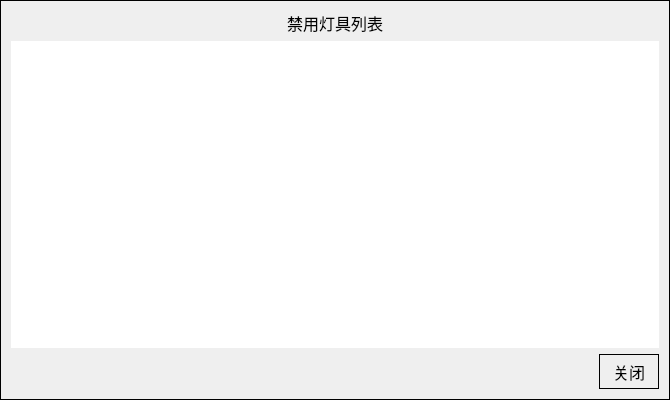
<?xml version="1.0" encoding="UTF-8"?>
<ui version="4.0">
 <class>dlgdeviceForbidFault</class>
 <widget class="QDialog" name="dlgdeviceForbidFault">
  <property name="geometry">
   <rect>
    <x>0</x>
    <y>0</y>
    <width>670</width>
    <height>400</height>
   </rect>
  </property>
  <property name="sizePolicy">
   <sizepolicy hsizetype="Fixed" vsizetype="Fixed">
    <horstretch>0</horstretch>
    <verstretch>0</verstretch>
   </sizepolicy>
  </property>
  <property name="minimumSize">
   <size>
    <width>0</width>
    <height>0</height>
   </size>
  </property>
  <property name="maximumSize">
   <size>
    <width>16777215</width>
    <height>16777215</height>
   </size>
  </property>
  <property name="font">
   <font>
    <pointsize>12</pointsize>
   </font>
  </property>
  <property name="windowTitle">
   <string>Dialog</string>
  </property>
  <property name="styleSheet">
   <string notr="true">border: 1px solid black; </string>
  </property>
  <property name="inputMethodHints">
   <set>Qt::ImhNone</set>
  </property>
  <layout class="QVBoxLayout" name="verticalLayout">
   <item>
    <layout class="QHBoxLayout" name="horizontalLayout_2">
     <item>
      <spacer name="horizontalSpacer_2">
       <property name="orientation">
        <enum>Qt::Horizontal</enum>
       </property>
       <property name="sizeHint" stdset="0">
        <size>
         <width>40</width>
         <height>20</height>
        </size>
       </property>
      </spacer>
     </item>
     <item>
      <widget class="QLabel" name="label">
       <property name="font">
        <font>
         <pointsize>12</pointsize>
        </font>
       </property>
       <property name="styleSheet">
        <string notr="true">border: 0px solid black; </string>
       </property>
       <property name="text">
        <string>禁用灯具列表</string>
       </property>
      </widget>
     </item>
     <item>
      <spacer name="horizontalSpacer_3">
       <property name="orientation">
        <enum>Qt::Horizontal</enum>
       </property>
       <property name="sizeHint" stdset="0">
        <size>
         <width>40</width>
         <height>20</height>
        </size>
       </property>
      </spacer>
     </item>
    </layout>
   </item>
   <item>
    <widget class="QTableView" name="tableView">
     <property name="font">
      <font>
       <pointsize>12</pointsize>
      </font>
     </property>
     <property name="styleSheet">
      <string notr="true">border: 0px solid black; </string>
     </property>
    </widget>
   </item>
   <item>
    <layout class="QHBoxLayout" name="horizontalLayout">
     <item>
      <spacer name="horizontalSpacer">
       <property name="orientation">
        <enum>Qt::Horizontal</enum>
       </property>
       <property name="sizeHint" stdset="0">
        <size>
         <width>40</width>
         <height>20</height>
        </size>
       </property>
      </spacer>
     </item>
     <item>
      <widget class="QPushButton" name="pushButton_close">
       <property name="minimumSize">
        <size>
         <width>60</width>
         <height>35</height>
        </size>
       </property>
       <property name="text">
        <string>关闭</string>
       </property>
      </widget>
     </item>
    </layout>
   </item>
  </layout>
 </widget>
 <resources/>
 <connections/>
</ui>
